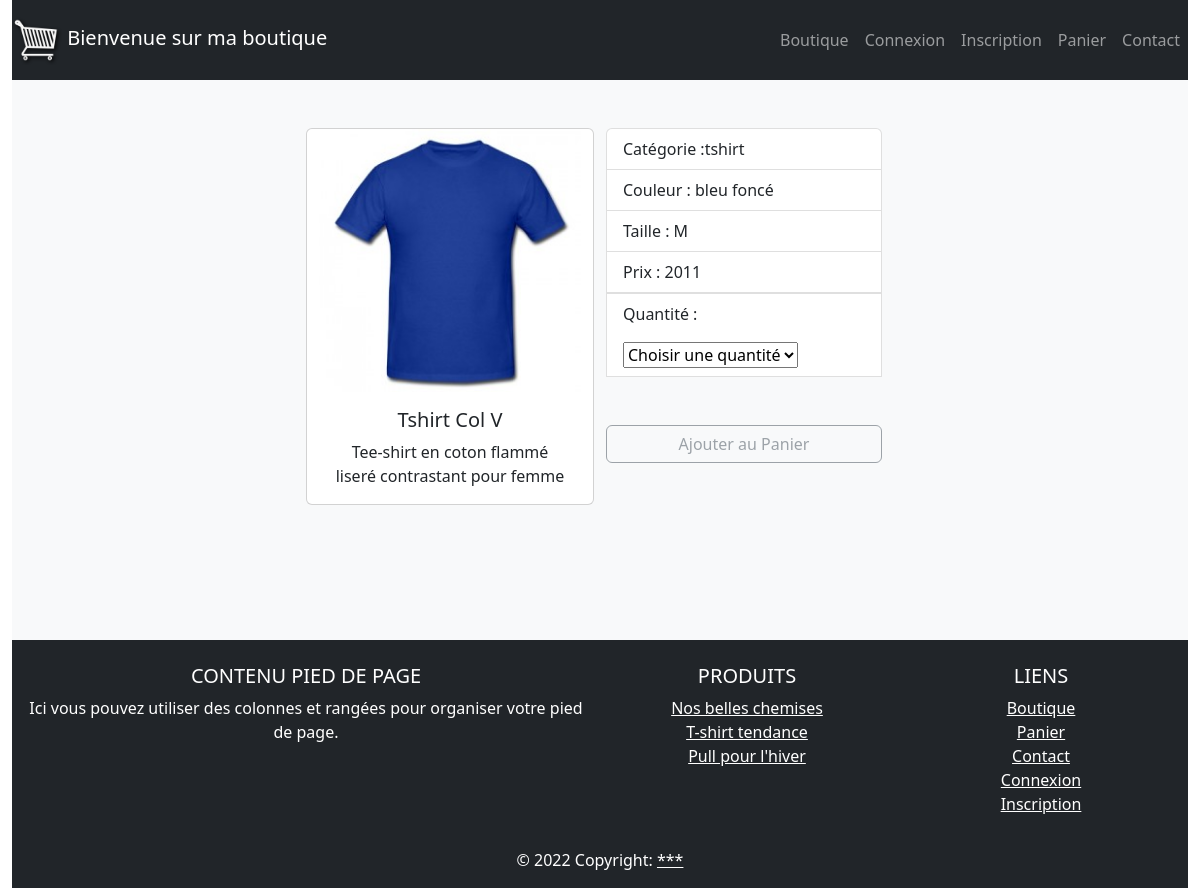
The page /fiche_produit.php?idProduit=1 on the database as committed earlier.
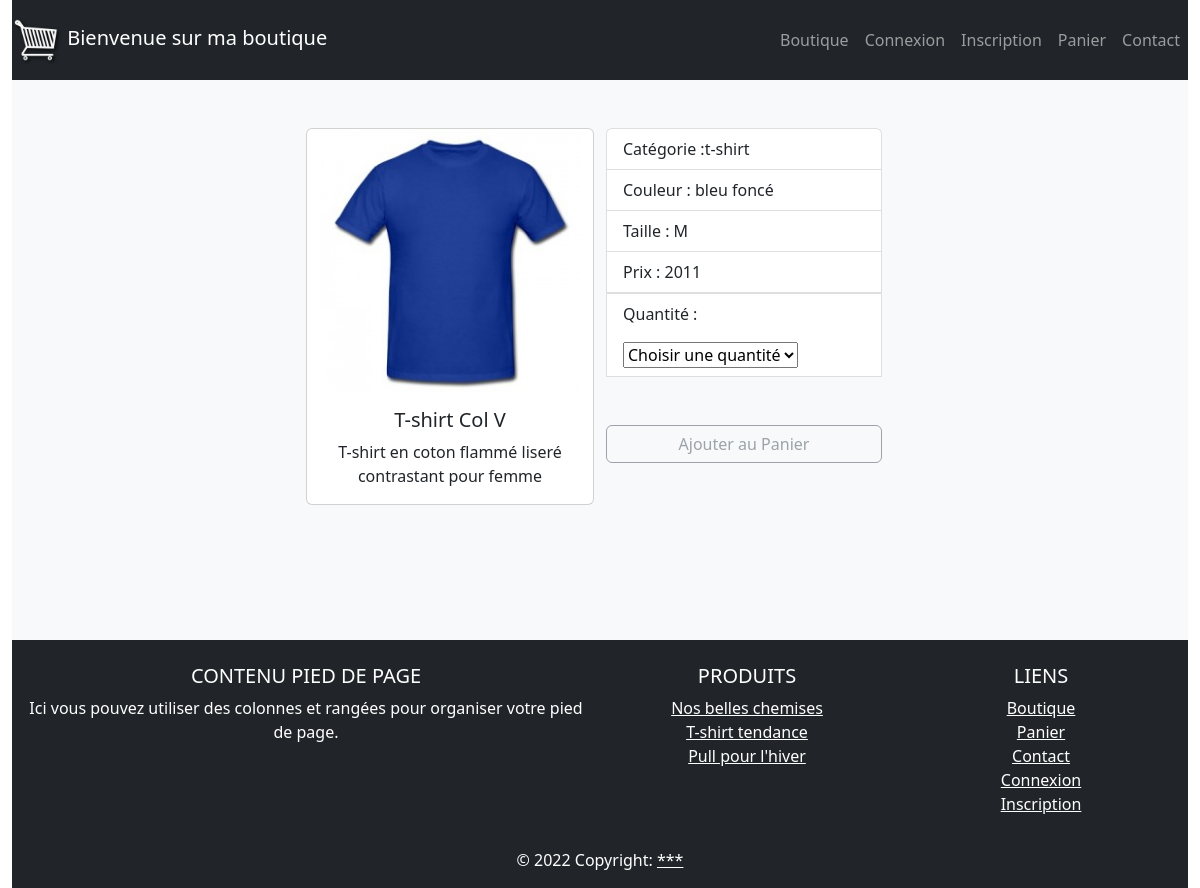
The same page on the database as committed later.
### tables this page shows
CREATE TABLE `produit` (
  `id_produit` int(3) NOT NULL,
  `reference` varchar(20) NOT NULL,
  `categorie` varchar(20) NOT NULL,
  `titre` varchar(100) NOT NULL,
  `description` text NOT NULL,
  `couleur` varchar(20) NOT NULL,
  `taille` varchar(5) NOT NULL,
  `public` enum('m','f','mixte') NOT NULL,
  `photo` varchar(250) NOT NULL,
  `prix` int(3) NOT NULL,
  `stock` int(3) NOT NULL
);

### inc/fonction.php (called while the page is built, shortened)
<?php
    function internauteEstConnecte() {
        if(isset($_SESSION["membre"])) {
            return true;
        } else {
            return false;
        }
    }
?>

### fiche_produit.php (the view, shortened to what this page needs)
<?php
require_once("inc/init.php");
    if(isset($_GET["idProduit"])) {
        $stmt = $pdo->query("SELECT * FROM produit WHERE id_produit = '$_GET[idProduit]' ");
       $produit = $stmt->fetch(PDO::FETCH_ASSOC);
    }
    require_once("inc/header.php");
?>
    <div class='card col-md-4' style='width: 18rem;'>
        <img class='card-img-top' src='<?= $produit["photo"]?>' alt='<?= $produit["titre"]?>'>
        <div class='card-body'>
            <h5 class='card-title text-center'><?= $produit["titre"]?></h5>
            <p class='card-text text-center'><?= $produit["description"]?></p>
        </div>
    </div>
    <div class="col-md-4">
        <ul class="list-group">
            <li class="list-group-item">Catégorie :<?= $produit["categorie"]?> </li>
            <li class="list-group-item">Couleur : <?= $produit["couleur"]?> </li>
            <li class="list-group-item">Taille : <?= $produit["taille"]?> </li>
            <li class="list-group-item">Prix : <?= $produit["prix"]?> </li>
            <form method="POST" action="panier.php">
                <li class="list-group-item">
                    <p> <span class="title"> Quantité : </span> </p>
                    <select class="custom-select" name="quantite" id="selectQuantity">
                        <option disabled selected> Choisir une quantité</option>
                    </select>
                </li>
                <input class="btn btn-outline-secondary mt-5" disabled type="submit" value="Ajouter au Panier" name="ajout_panier" style="width:100%" id="addCart">
            </form>
        </ul>
    </div>
<?php
require_once("inc/footer.php");
?>

### inc/header.php (shortened to what this page needs)
<!DOCTYPE html>
<html lang="fr">
<head>
    <link href="https://cdn.jsdelivr.net/npm/bootstrap@5.2.0-beta1/dist/css/bootstrap.min.css" rel="stylesheet">
    <link rel="stylesheet" href="css/style.css">
</head>
<body>
    <div class="container-fluid">
        <nav class="navbar navbar-expand-lg navbar-dark bg-dark justify-content-start">
            <a class="navbar-brand" href="index.php">
            <img src="photo/shopping-cart-20377.png" width="50" height="50" class="d-inline-block align-center" alt="">
            Bienvenue sur ma boutique
            </a>
            <div class="collapse navbar-collapse justify-content-end" id="navbarNav">
                <ul class="navbar-nav">
                    <li class="nav-item active">
                        <a class="nav-link" href="index.php">Boutique</a>
                    </li>
                    <?php if(!internauteEstConnecte()) { ?>
                        <li class="nav-item">
                            <a class="nav-link" href="connexion.php">Connexion</a>
                        </li>
                        <li class="nav-item">
                            <a class="nav-link" href="inscription.php">Inscription</a>
                        </li>
                    <?php } else { ?>
                        <li class="nav-item">
                            <a class="nav-link" href="profil.php">Mon Profil</a>
                        </li>
                    <?php } ?>
                    <li class="nav-item position_relative">
                        <a class="nav-link" href="panier.php">Panier</a>
                    </li>
                    <li class="nav-item active">
                        <a class="nav-link" href="contact.php">Contact</a>
                    </li>
                </ul>
            </div>
        </nav>
        <main class="bg-light p-5">
            <div class="row col-md-10 mx-auto justify-content-center">

### inc/footer.php (shortened to what this page needs)
            </div>
        </main>
        <footer class="bg-dark page-footer font-small blue pt-4">
        <div class="container-fluid text-center text-md-left">
            <div class="row">
            <div class="col-md-6 mt-md-0 mt-3">
                <h5 class="text-white text-uppercase">Contenu pied de page</h5>
                <p class="text-white">Ici vous pouvez utiliser des colonnes et rangées pour organiser votre pied de page.</p>
            </div>
            <div class="col-md-3 mb-md-0 mb-3">
                <h5 class="text-white text-uppercase">Produits</h5>
                <ul class="list-unstyled">
                <li>
                    <a href="index.php?categorie=chemise" class="text-white">Nos belles chemises</a>
                </li>
                <li>
                    <a href="index.php?categorie=tshirt" class="text-white">T-shirt tendance</a>
                </li>
                <li>
                    <a href="index.php?categorie=pull" class="text-white">Pull pour l'hiver</a>
                </li>
                </ul>
            </div>
            <div class="col-md-3 mb-md-0 mb-3">
                <h5 class="text-white text-uppercase">Liens</h5>
                <ul class="list-unstyled">
                <li>
                    <a href="index.php" class="text-white">Boutique</a>
                </li>
                <li>
                    <a href="panier.php" class="text-white">Panier</a>
                </li>
                <li>
                    <a href="contact.php" class="text-white">Contact</a>
                </li>
                <?php if(internauteEstConnecte()) { ?>
                    <li>
                        <a href="profil.php" class="text-white">Mon profil</a>
                    </li>
                <?php } else { ?>
                    <li>
                        <a href="connexion.php" class="text-white">Connexion</a>
                    </li>
                    <li>
                        <a href="inscription.php" class="text-white">Inscription</a>
                    </li>
                <?php } ?>
                </ul>
            </div>
            </div>
        </div>
        <div class="text-white footer-copyright text-center py-3">© 2022 Copyright:
            <a href="" class="text-white"> ***</a>
        </div>
        </footer>
    </div>
</body>
</html>

### css/style.css (style rules this page uses)
nav { min-height: 10vh; }
main { min-height:70vh; }
footer { min-height: 20vh; }
.position_relative { position: relative; }

Rows that differ between the two databases and show on the page:
changed produit "bleu foncé": titre "Tshirt Col V" → "T-shirt Col V"; description "Tee-shirt en coton flammé liseré contrastant pour femme" → "T-shirt en coton flammé liseré contrastant pour femme"; categorie "tshirt" → "t-shirt"
